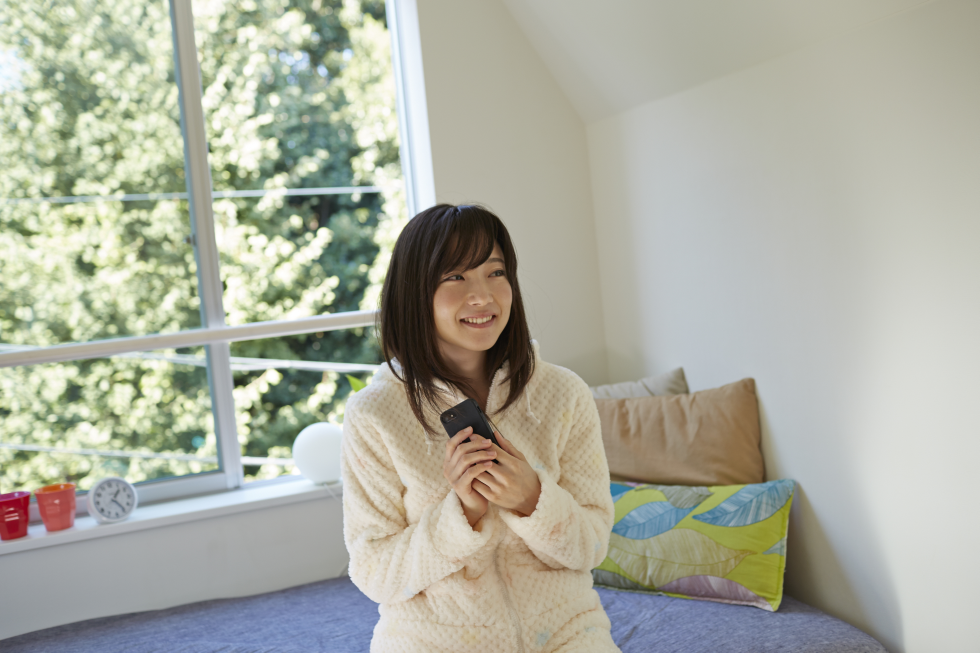
#> input picture Chapter8/crop_face/input_mika/app_14_mika.jpg, 3917 x 2611 px (shown at 1/4 size); its folder holds only this picture in this run
$ python crop_face.py
#> lines starting #> are read from the running program, lines starting #| are printed output that depends on the picture
import os
import cv2

input_folder = "input_mika"
output_folder = "mika"
#input_folder = "input_rika"
#output_folder = "rika"
cascade_path = "./trained_models/haarcascade_frontalface_alt2.xml"

files = os.listdir("./" + input_folder + "/")

for i in range(0, len(files)):
    print (files[i])
    root, extension = os.path.splitext(files[i])
    if files[i] == ".DS_Store":
        print("This is no image.")
    elif extension == ".png" or ".jpeg" or ".jpg":
        portrait = "./" + input_folder + "/" + files[i]
        cv_image = cv2.imread(portrait)
#> cv_image is the input picture: shape (2611, 3917, 3); mean B, G, R 160.8, 174.3, 172.5
        gray_image = cv2.cvtColor(cv_image, cv2.COLOR_BGR2GRAY)
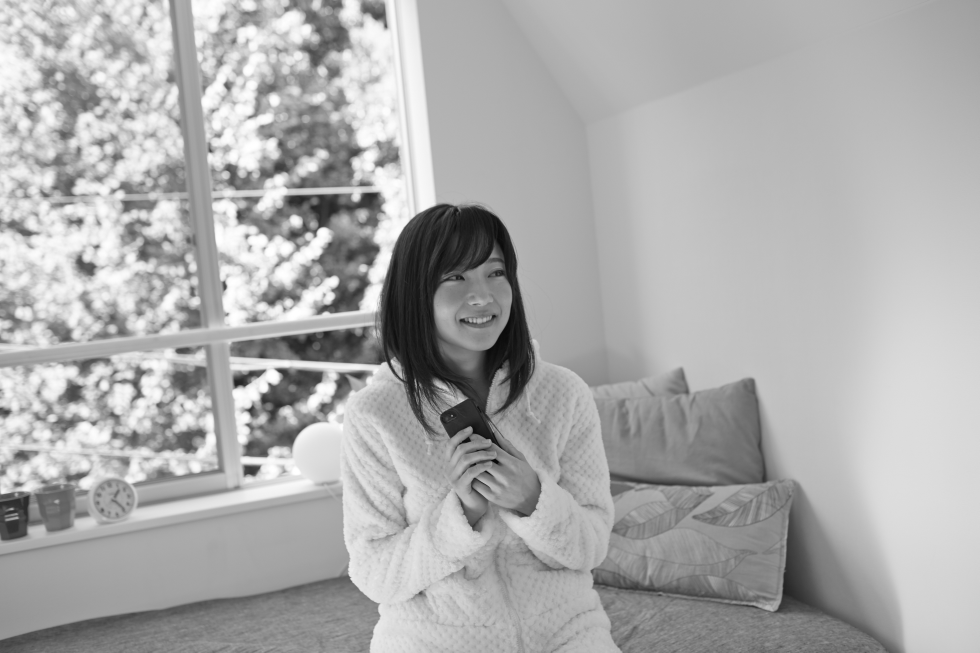
#> gray_image: shape (2611, 3917) (shown at 1/4 size); min 1, max 255, mean 172.2
        cascade = cv2.CascadeClassifier(cascade_path)

        facerect = cascade.detectMultiScale(gray_image, scaleFactor=1.1, minNeighbors=2, minSize=(150, 150))
#> facerect = [[1686, 963, 431, 431]]

        if len(facerect) > 0:
            for rect in facerect:
                x, y, w, h = rect[0], rect[1], rect[2], rect[3]
                dst = cv_image[y:y + h, x:x + w]
#> this loop made 1 pass
#> pass 1, `dst = cv_image[y:y + h, x:x + w]`:
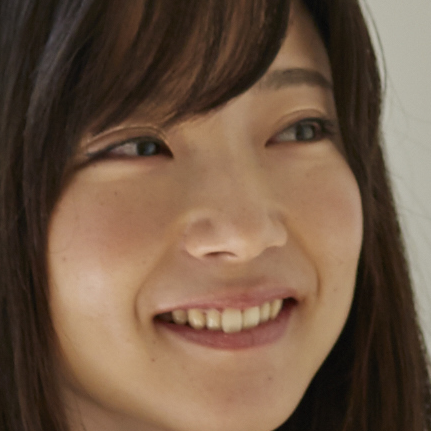
#> dst: shape (431, 431, 3); mean B, G, R 68.7, 88.2, 112.5
            dst = cv2.resize(dst, (150, 150))
#> dst: shape (150, 150, 3)
            cv2.imwrite("./" + output_folder + "/" + output_folder + "_" + str(i + 1) + ".jpg", dst)
            print("crop done > " + output_folder + "_" + str(i + 1) + ".jpg")

        else:
            print("can't crop")

$ run again, on Chapter8/crop_face/input_mika/app_23_mika.jpg
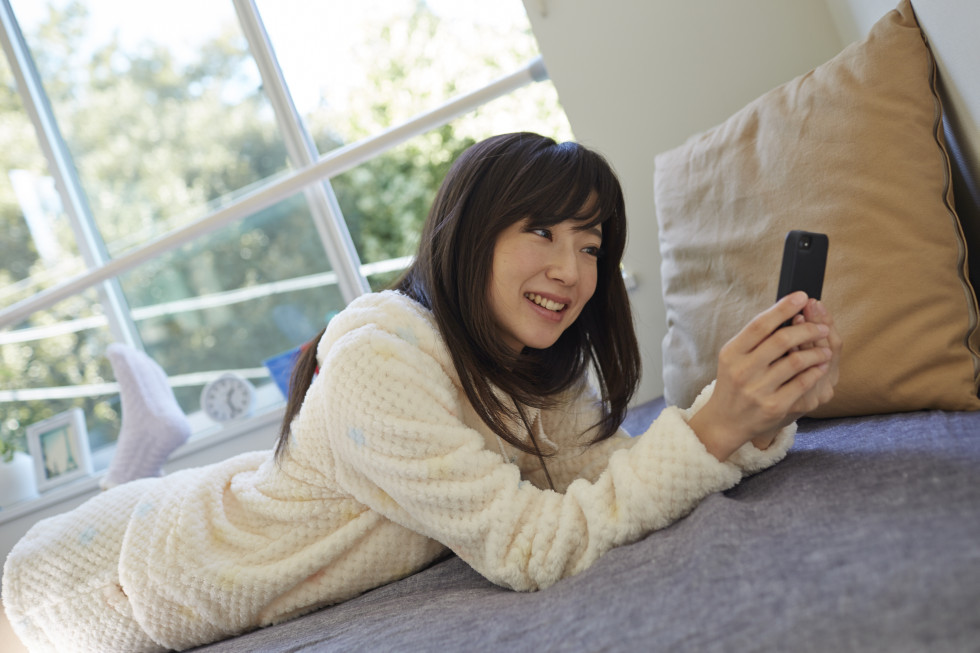
#> input picture Chapter8/crop_face/input_mika/app_23_mika.jpg, 3917 x 2611 px (shown at 1/4 size)
#> cv_image is the input picture: shape (2611, 3917, 3); mean B, G, R 147.8, 156.4, 160.3
#> facerect = [[885, 1745, 307, 307], [2429, 975, 438, 438]]
#> the loop `for rect in facerect:` made 2 passes
#> pass 1, `dst = cv_image[y:y + h, x:x + w]`:
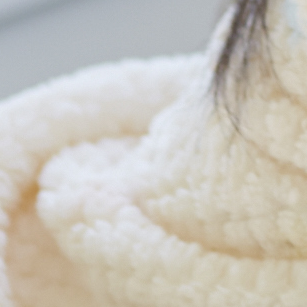
#> dst: shape (307, 307, 3); mean B, G, R 187, 195.5, 199.5
#> pass 2, `dst = cv_image[y:y + h, x:x + w]`:
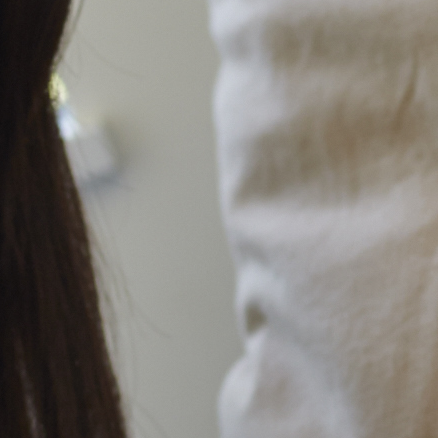
#> dst: shape (438, 438, 3); mean B, G, R 123.4, 128.9, 132.5
